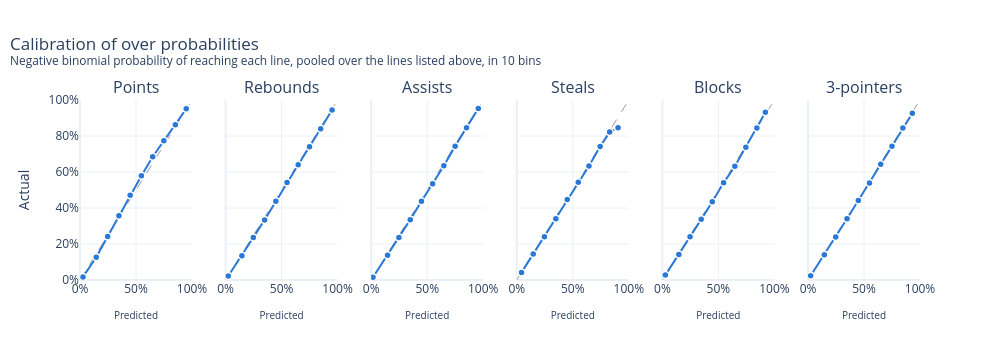

Source (notebook cell):
### Markdown cell above
## Distributions

### Code cell
plot_over_calibration({s: over_calibration(preds, s) for s in STATS}).show()

### Figure 1 — Plotly figure (JSON) as saved in the notebook; plotly's stock layout.template omitted (floating-point values rounded to 4 significant figures)
{"data": [{"hoverinfo": "skip", "line": {"color": "#9a9a9a", "dash": "dash", "width": 1}, "mode": "lines", "showlegend": false, "type": "scatter", "x": [0, 1], "xaxis": "x", "y": [0, 1], "yaxis": "y"}, {"customdata": [765333, 179467, 110085, 79624, 62366, 50185, 43057, 39262, 36078, 39998], "hovertemplate": "<b>Points</b><br>Predicted %{x:.1%}<br>Actual %{y:.1%}<br>%{customdata:,} player-games x lines<extra></extra>", "line": {"color": "#2a78d6", "width": 2}, "marker": {"color": "#2a78d6", "line": {"color": "white", "width": 1.5}, "size": 7}, "mode": "lines+markers", "showlegend": false, "type": "scatter", "x": [0.02678, 0.1452, 0.2468, 0.3476, 0.4481, 0.5484, 0.6492, 0.7486, 0.851, 0.9485], "xaxis": "x", "y": [0.01719, 0.126, 0.2419, 0.3565, 0.4709, 0.5796, 0.6845, 0.7737, 0.8629, 0.951], "yaxis": "y"}, {"hoverinfo": "skip", "line": {"color": "#9a9a9a", "dash": "dash", "width": 1}, "mode": "lines", "showlegend": false, "type": "scatter", "x": [0, 1], "xaxis": "x2", "y": [0, 1], "yaxis": "y2"}, {"customdata": [742377, 165018, 110530, 84567, 70060, 59605, 50135, 44440, 39151, 39572], "hovertemplate": "<b>Rebounds</b><br>Predicted %{x:.1%}<br>Actual %{y:.1%}<br>%{customdata:,} player-games x lines<extra></extra>", "line": {"color": "#2a78d6", "width": 2}, "marker": {"color": "#2a78d6", "line": {"color": "white", "width": 1.5}, "size": 7}, "mode": "lines+markers", "showlegend": false, "type": "scatter", "x": [0.02374, 0.1457, 0.2475, 0.3482, 0.4486, 0.5486, 0.6484, 0.7493, 0.8488, 0.9507], "xaxis": "x2", "y": [0.02216, 0.1353, 0.2361, 0.3339, 0.4379, 0.5411, 0.6406, 0.7404, 0.8408, 0.9441], "yaxis": "y2"}, {"hoverinfo": "skip", "line": {"color": "#9a9a9a", "dash": "dash", "width": 1}, "mode": "lines", "showlegend": false, "type": "scatter", "x": [0, 1], "xaxis": "x3", "y": [0, 1], "yaxis": "y3"}, {"customdata": [850891, 123601, 84497, 67589, 57749, 49845, 42877, 37649, 38923, 51834], "hovertemplate": "<b>Assists</b><br>Predicted %{x:.1%}<br>Actual %{y:.1%}<br>%{customdata:,} player-games x lines<extra></extra>", "line": {"color": "#2a78d6", "width": 2}, "marker": {"color": "#2a78d6", "line": {"color": "white", "width": 1.5}, "size": 7}, "mode": "lines+markers", "showlegend": false, "type": "scatter", "x": [0.01617, 0.1459, 0.2473, 0.3488, 0.4488, 0.5487, 0.6488, 0.7494, 0.851, 0.9561], "xaxis": "x3", "y": [0.0157, 0.1379, 0.2355, 0.3354, 0.4379, 0.5346, 0.6348, 0.7437, 0.8464, 0.9534], "yaxis": "y3"}, {"hoverinfo": "skip", "line": {"color": "#9a9a9a", "dash": "dash", "width": 1}, "mode": "lines", "showlegend": false, "type": "scatter", "x": [0, 1], "xaxis": "x4", "y": [0, 1], "yaxis": "y4"}, {"customdata": [317443, 147086, 100721, 71115, 70242, 67467, 43377, 20242, 5567, 13], "hovertemplate": "<b>Steals</b><br>Predicted %{x:.1%}<br>Actual %{y:.1%}<br>%{customdata:,} player-games x lines<extra></extra>", "line": {"color": "#2a78d6", "width": 2}, "marker": {"color": "#2a78d6", "line": {"color": "white", "width": 1.5}, "size": 7}, "mode": "lines+markers", "showlegend": false, "type": "scatter", "x": [0.04211, 0.1467, 0.2464, 0.3484, 0.4504, 0.5488, 0.6444, 0.7441, 0.8294, 0.9041], "xaxis": "x4", "y": [0.04217, 0.1447, 0.2406, 0.3407, 0.4476, 0.5435, 0.6332, 0.7415, 0.8216, 0.8462], "yaxis": "y4"}, {"hoverinfo": "skip", "line": {"color": "#9a9a9a", "dash": "dash", "width": 1}, "mode": "lines", "showlegend": false, "type": "scatter", "x": [0, 1], "xaxis": "x5", "y": [0, 1], "yaxis": "y5"}, {"customdata": [472269, 128207, 88890, 61089, 39047, 23716, 15189, 9687, 4414, 765], "hovertemplate": "<b>Blocks</b><br>Predicted %{x:.1%}<br>Actual %{y:.1%}<br>%{customdata:,} player-games x lines<extra></extra>", "line": {"color": "#2a78d6", "width": 2}, "marker": {"color": "#2a78d6", "line": {"color": "white", "width": 1.5}, "size": 7}, "mode": "lines+markers", "showlegend": false, "type": "scatter", "x": [0.02653, 0.1471, 0.2469, 0.3466, 0.4456, 0.5463, 0.6469, 0.7449, 0.8433, 0.9196], "xaxis": "x5", "y": [0.02716, 0.1411, 0.2407, 0.3369, 0.4344, 0.5398, 0.632, 0.7374, 0.8441, 0.932], "yaxis": "y5"}, {"hoverinfo": "skip", "line": {"color": "#9a9a9a", "dash": "dash", "width": 1}, "mode": "lines", "showlegend": false, "type": "scatter", "x": [0, 1], "xaxis": "x6", "y": [0, 1], "yaxis": "y6"}, {"customdata": [714028, 167318, 113251, 88690, 73890, 65531, 59051, 55054, 48057, 20585], "hovertemplate": "<b>3-pointers</b><br>Predicted %{x:.1%}<br>Actual %{y:.1%}<br>%{customdata:,} player-games x lines<extra></extra>", "line": {"color": "#2a78d6", "width": 2}, "marker": {"color": "#2a78d6", "line": {"color": "white", "width": 1.5}, "size": 7}, "mode": "lines+markers", "showlegend": false, "type": "scatter", "x": [0.02358, 0.1457, 0.2476, 0.3482, 0.4492, 0.549, 0.6493, 0.7498, 0.847, 0.9317], "xaxis": "x6", "y": [0.02323, 0.14, 0.2389, 0.3406, 0.4417, 0.5385, 0.6433, 0.7431, 0.8443, 0.9265], "yaxis": "y6"}], "layout": {"annotations": [{"font": {"size": 16}, "showarrow": false, "text": "Points", "x": 0.06667, "xanchor": "center", "xref": "paper", "y": 1.0, "yanchor": "bottom", "yref": "paper"}, {"font": {"size": 16}, "showarrow": false, "text": "Rebounds", "x": 0.24, "xanchor": "center", "xref": "paper", "y": 1.0, "yanchor": "bottom", "yref": "paper"}, {"font": {"size": 16}, "showarrow": false, "text": "Assists", "x": 0.4133, "xanchor": "center", "xref": "paper", "y": 1.0, "yanchor": "bottom", "yref": "paper"}, {"font": {"size": 16}, "showarrow": false, "text": "Steals", "x": 0.5867, "xanchor": "center", "xref": "paper", "y": 1.0, "yanchor": "bottom", "yref": "paper"}, {"font": {"size": 16}, "showarrow": false, "text": "Blocks", "x": 0.76, "xanchor": "center", "xref": "paper", "y": 1.0, "yanchor": "bottom", "yref": "paper"}, {"font": {"size": 16}, "showarrow": false, "text": "3-pointers", "x": 0.9333, "xanchor": "center", "xref": "paper", "y": 1.0, "yanchor": "bottom", "yref": "paper"}], "height": 360, "hoverlabel": {"bgcolor": "white"}, "title": {"text": "Calibration of over probabilities<br><sup>Negative binomial probability of reaching each line, pooled over the lines listed above, in 10 bins</sup>", "x": 0.01}, "width": 1000, "xaxis": {"anchor": "y", "domain": [0.0, 0.1333], "range": [0, 1], "tickformat": ".0%", "title": {"font": {"size": 10}, "text": "Predicted"}}, "xaxis2": {"anchor": "y2", "domain": [0.1733, 0.3067], "range": [0, 1], "tickformat": ".0%", "title": {"font": {"size": 10}, "text": "Predicted"}}, "xaxis3": {"anchor": "y3", "domain": [0.3467, 0.48], "range": [0, 1], "tickformat": ".0%", "title": {"font": {"size": 10}, "text": "Predicted"}}, "xaxis4": {"anchor": "y4", "domain": [0.52, 0.6533], "range": [0, 1], "tickformat": ".0%", "title": {"font": {"size": 10}, "text": "Predicted"}}, "xaxis5": {"anchor": "y5", "domain": [0.6933, 0.8267], "range": [0, 1], "tickformat": ".0%", "title": {"font": {"size": 10}, "text": "Predicted"}}, "xaxis6": {"anchor": "y6", "domain": [0.8667, 1.0], "range": [0, 1], "tickformat": ".0%", "title": {"font": {"size": 10}, "text": "Predicted"}}, "yaxis": {"anchor": "x", "domain": [0.0, 1.0], "range": [0, 1], "tickformat": ".0%", "title": {"text": "Actual"}}, "yaxis2": {"anchor": "x2", "domain": [0.0, 1.0], "matches": "y", "range": [0, 1], "showticklabels": false, "tickformat": ".0%"}, "yaxis3": {"anchor": "x3", "domain": [0.0, 1.0], "matches": "y", "range": [0, 1], "showticklabels": false, "tickformat": ".0%"}, "yaxis4": {"anchor": "x4", "domain": [0.0, 1.0], "matches": "y", "range": [0, 1], "showticklabels": false, "tickformat": ".0%"}, "yaxis5": {"anchor": "x5", "domain": [0.0, 1.0], "matches": "y", "range": [0, 1], "showticklabels": false, "tickformat": ".0%"}, "yaxis6": {"anchor": "x6", "domain": [0.0, 1.0], "matches": "y", "range": [0, 1], "showticklabels": false, "tickformat": ".0%"}}}
